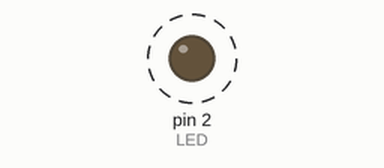
A sketch run on a simulated Arduino Uno, built with avr-gcc and run on an emulated ATmega328P. Shown: output pins drawn as LEDs (lit = HIGH). Dashed ring = blinking.

Above: at 0.5 s.
Timing chart, 0 to 4.6 s (numbered marks = the images above):
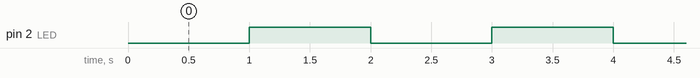

Measured:
- by itself, pin 2 (LED): alternates HIGH for 1.0 s and LOW for 1.0 s

The sketch:

led.ino
```cpp
#define LED    2

int light;

void setup()
{
    pinMode(LED, OUTPUT);
    light = LOW;
}

void loop()
{
    digitalWrite(LED, light);
    if (light == HIGH) {
        light = LOW;
    } else {
        light = HIGH;
    }
    delay(1000);
}
```
